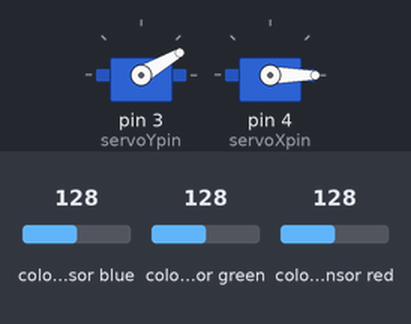
Simulated run of this sketch. Board: Arduino Uno, built with avr-gcc and run on an emulated ATmega328P. On the bench: 2 × servo. Wiring (inferred from the names in the program): TCS3200 colour sensor: output pin 5; S2 pin 7; S3 pin 6; S0 pin 9; S1 pin 8. Inputs (shaded band) come from the test bench; at power-on: colour sensor blue 128, colour sensor green 128, colour sensor red 128. Storage starts empty; what the sketch prints to the serial monitor is not drawn.

Above: at 0.1 s.
At 4.1 s:
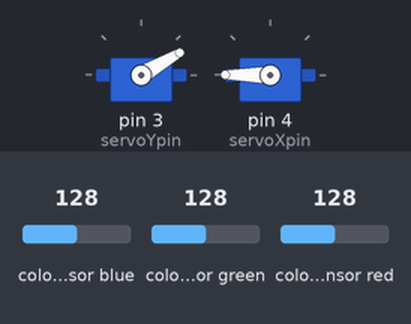
At 8.1 s:
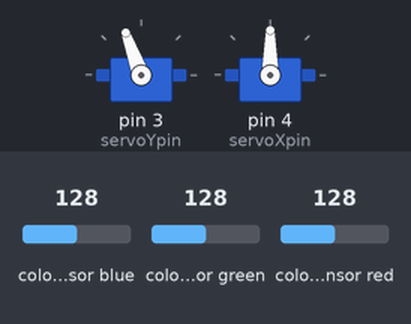
Timing chart, 0 to 9.6 s (numbered marks = the images above):
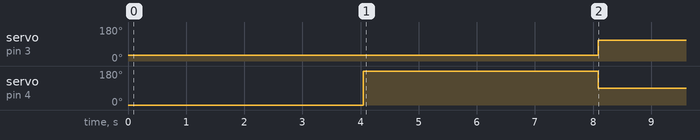

The sketch:

timer_v3.ino
```cpp
#include <SD.h>
#include <SPI.h>
#include <Servo.h>

#define s0 9
#define s1 8
#define s2 7
#define s3 6
#define out 5
#define servoYpin 3
#define servoXpin 4
#define CLK 13
#define MISO 12
#define MOSI 11
#define CS 10
#define NUMBER_OF_MEASUREMENTS 50
#define DEBUG 0

Servo servoX;
Servo servoY;

int _ready = 0;
int z = 0;


struct stats_t{
  float tab[NUMBER_OF_MEASUREMENTS][4];
  float sX[4] = {0,0,0,0};  //reads average
  float sigmum[4] = {0,0,0,0};  //sum (read - reads average)^2
  float variance[4] = {0,0,0,0};
  float sd[4] = {0,0,0,0}; //standard deviation
};

struct rgb_t{
  volatile float R;
  volatile float G;
  volatile float B;
  //float cct, cct2;  //CCT CCT2
};

struct scaled_t{
  float R_min_scaled;
  float G_min_scaled;
  float B_min_scaled;
  float L_min_scaled;
  float R_max_scaled;
  float G_max_scaled;
  float B_max_scaled;
  float L_max_scaled;
  float saturation_irradiance = 600000.0;  //czestotliwosc pracy fotodiody krzemowej dla s0 = HIGH, s1 = HIGH
};

struct reads_t{
  struct stats_t stats;
  struct scaled_t min_max;
  struct rgb_t rgb;
  volatile float kolor[4];
  volatile long duration;
};

void color(struct reads_t*);
void FREQ_to_RGB(struct reads_t*);
void convert_RGB_to_0_to_100_scale(struct reads_t*);
void RGB_to_HSL(struct reads_t*, float&, float&, float&);
void collect(struct reads_t*);
void statistical_processing(struct reads_t*);
void average(struct reads_t*);
void variance_deviation(struct reads_t*);
bool cleaning_data(struct reads_t*);
void scale(struct reads_t*, int*);
int servo_start_position();
void servo_scale_black();
void scale_black(struct reads_t*);
void choose_black(struct reads_t*);
void servo_scale_white();
void choose_white(struct reads_t*);
void sd_init();
void pattern_to_SD();

void setup(){
  Serial.begin(9600);
  pinMode(s0, OUTPUT);
  pinMode(s1, OUTPUT);
  pinMode(s2, OUTPUT);
  pinMode(s3, OUTPUT);
  pinMode(out, INPUT);
  pinMode(CS, OUTPUT);
  digitalWrite(s0, HIGH);  //czestotliwosc na wyjsciu:
  digitalWrite(s1, HIGH);  //100%
  servoY.attach(servoYpin);
  servoX.attach(servoXpin);
}

void loop(){
  struct reads_t whatreads;
  float Hue = 0, Saturation = 0;

  if(!_ready){
    scale(&whatreads, &_ready);
  }

  if(_ready){
    delay(800);
    servoY.detach();
    servoX.detach();
    delay(25);
    sd_init();
    pattern_to_SD();
  }

  while(1){
    color(&whatreads);
    FREQ_to_RGB(&whatreads);

//    Serial.print("R = "); Serial.print(whatreads.rgb.R);
//    Serial.print("G = "); Serial.print(whatreads.rgb.G);
//    Serial.print("B = "); Serial.println(whatreads.rgb.B);

  //  CIE_tristimulus(&whatreads);      // nie wiem
  //  Serial.print(whatreads.rgb.cct);  // czy tego
  //  Serial.println("K");              // potrzebuje

    float Luminance; //= map(whatreads.kolor[3], whatreads.min_max.L_min_scaled, whatreads.min_max.L_max_scaled, 0, 100);
 //   Luminance = constrain(whatreads.kolor[3], 0, 100);

    convert_RGB_to_0_to_100_scale(&whatreads);
    RGB_to_HSL(&whatreads, Hue, Saturation, Luminance);

    Serial.print("Hue: "); Serial.println(Hue*360);
    Serial.print("Saturation: "); Serial.println(Saturation);
    Serial.print("Luminance: "); Serial.println(Luminance);
  }
}

/********************************************************************
 *                      TCS 2300                                    *
 *  |s2  s3  | Fotodioda|     |s0  s1  | Czestotliwosc na wyjsciu|  *
 *  |--------+----------|     |--------+-------------------------|  *
 *  |0   0   | Czerwony |     |0   0   | wylaczenie zasilania    |  *
 *  |0   1   | Niebieski|     |0   1   | 2%                      |  *
 *  |1   0   | Czysta   |     |1   0   | 20%                     |  *
 *  |1   1   | Zielony  |     |1   1   | 100%                    |  *
 ********************************************************************/

void color(struct reads_t *r){
  digitalWrite(s2, LOW);           //R
  digitalWrite(s3, LOW);
  r->kolor[0] = pulseIn(out, LOW);
  r->kolor[0] = r->min_max.saturation_irradiance / r->kolor[0];

  digitalWrite(s2, HIGH);          //G
  digitalWrite(s3, HIGH);
  r->kolor[1] = pulseIn(out, LOW);
  r->kolor[1] = r->min_max.saturation_irradiance / r->kolor[1];

  digitalWrite(s2, LOW);           //B
  digitalWrite(s3, HIGH);
  r->kolor[2] = pulseIn(out, LOW);
  r->kolor[2] = r->min_max.saturation_irradiance / r->kolor[2];

  digitalWrite(s2, HIGH);          //C
  digitalWrite(s3, LOW);
  r->kolor[3] = pulseIn(out, LOW);
  r->kolor[3] = r->min_max.saturation_irradiance / r->kolor[3];

  delay(20);
}

void FREQ_to_RGB(struct reads_t *r){
  r->rgb.R = (r->kolor[0] - r->min_max.R_min_scaled) * (255 - 0) / (r->min_max.R_max_scaled - r->min_max.R_min_scaled) + 0;  //skalowanie do formatu RGB
  r->rgb.R = constrain(r->rgb.R, 0, 255);
  if(DEBUG==1){Serial.print("R = "); Serial.println(r->kolor[0]);}

  r->rgb.G = (r->kolor[1] - r->min_max.G_min_scaled) * (255 - 0) / (r->min_max.G_max_scaled - r->min_max.G_min_scaled) + 0;  //skalowanie do formatu RGB
  r->rgb.G = constrain(r->rgb.G, 0, 255);
  if(DEBUG==1){Serial.print("G = "); Serial.println(r->kolor[1]);}

  r->rgb.B = (r->kolor[2] - r->min_max.B_min_scaled) * (255 - 0) / (r->min_max.B_max_scaled - r->min_max.B_min_scaled) + 0;  //skalowanie do formatu RGB
  r->rgb.B = constrain(r->rgb.B, 0, 255);
  if(DEBUG==1){Serial.print("B = "); Serial.println(r->kolor[2]);}
}

void convert_RGB_to_0_to_100_scale(struct reads_t *r){
  r->rgb.R = (((float) r->kolor[0]) / 65536) * 100;
  r->rgb.G = (((float) r->kolor[1]) / 65536) * 100;
  r->rgb.B = (((float) r->kolor[2])/ 65536) * 100;
}

//void CIE_tristimulus(struct reads_t *r){
//
///************************ CIE_tristimulus_XYZ ********************/
//  const float X = (-0.14282 * r->rgb.R) + (1.54924 * r->rgb.G) + (-0.95641 * r->rgb.B);
//  const float Y = (-0.32466 * r->rgb.R) + (1.57837 * r->rgb.G) + (-0.73191 * r->rgb.B);
//  const float Z = (-0.68202 * r->rgb.R) + (0.77073 * r->rgb.G) + (0.56332 * r->rgb.B);
///*****************************************************************/
//
///********************** CHROMATICLY COORTINATES ******************/
//  const float x = X / (X + Y + Z);
//  const float y = Y / (X + Y + Z);
///*****************************************************************/
//
///************************ McCamy's Formula ***********************/
//  const float n = (x - 0.332) / (0.1858 - y);
//  r->rgb.cct = (449 * n * n * n) + (3525 * n * n) + (6823.3 * n) + 5520.33; //CCT [Kelvin] <- for 'absolute' black object
///*****************************************************************/
//
//  return;
//}

void RGB_to_HSL(struct reads_t *r, float& Hue, float& Saturation, float& Luminance){
  float fmin, fmax;
  fmax = max(max(r->rgb.R, r->rgb.G), r->rgb.B);
  fmin = min(min(r->rgb.R, r->rgb.G), r->rgb.B);

  Luminance = fmax;
  //Luminance = map(Luminance, r->min_max.L_min_scaled, r->min_max.L_max_scaled, 0, 100);
  //Luminance = constrain(r->kolor[3], 0, 100);
  if (fmax > 0)
    Saturation = (fmax - fmin) / fmax;
  else
    Saturation = 0;

  if (Saturation == 0)
    Hue = 0;
  else{
    if(fmax == r->rgb.R)
      Hue = (r->rgb.G - r->rgb.B) / (fmax - fmin);
    else if (fmax == r->rgb.G)
      Hue = 2 + (r->rgb.B - r->rgb.R) / (fmax - fmin);
    else
      Hue = 4 + (r->rgb.R - r->rgb.G) / (fmax - fmin);
    Hue = Hue / 6;
    if (Hue < 0) Hue += 1;
  }
}

void collect(struct reads_t *r){
  for(int i = 0; i < NUMBER_OF_MEASUREMENTS; ++i){
    color(r);
    for(int j = 0; j < 4; ++j){
      if(i < NUMBER_OF_MEASUREMENTS){
        r->stats.tab[i][j] = r->kolor[j];
      }
    }
  }
  statistical_processing(r);
}

void statistical_processing(struct reads_t *r){
  average(r);
  variance_deviation(r);
  if(cleaning_data(r))
    average(r);
}

void average(struct reads_t *r){
  for(int i = 0; i < 4; ++i){
    for(int j = 0; j < NUMBER_OF_MEASUREMENTS; ++j){
      if(r->stats.tab[j][i] != 0){
        r->stats.sX[i] += r->stats.tab[j][i];
      }
    }
    if(DEBUG==1){Serial.println();}
    r->stats.sX[i] /= NUMBER_OF_MEASUREMENTS;
    if(DEBUG==1){Serial.print("sX = "); Serial.println(r->stats.sX[i]);}
  }
}

void variance_deviation(struct reads_t *r){
  for(int i = 0; i < 4; ++i){
    for(int j = 0; j < NUMBER_OF_MEASUREMENTS; ++j){
      if(r->stats.tab[j][i] != 0){
        r->stats.variance[i] += ( (r->stats.tab[j][i] - r->stats.sX[i]) * (r->stats.tab[j][i] - r->stats.sX[i]) ) / NUMBER_OF_MEASUREMENTS;
      }
    }
    if(DEBUG==1){Serial.print("variance = "); Serial.println(r->stats.variance[i], 8);}
    r->stats.sd[i] = sqrt(r->stats.variance[i]);
    if(DEBUG==1){Serial.println(r->stats.sd[i], 8);}
  }

  for(int i = 0; i < 4; ++i){
    r->stats.variance[i] = 0;
  }
}

bool cleaning_data(struct reads_t *r){
  int flag = 0;
  for(int i = 0; i < 4; ++i){
    for(int j = 0; j < NUMBER_OF_MEASUREMENTS; ++j){
      if( r->stats.sX[i] - 2 * r->stats.sd[i] > r->stats.tab[j][i] || r->stats.sX[i] + 2 * r->stats.sd[i] < r->stats.tab[j][i] ){
        if(DEBUG==1){Serial.println("clearing...");}
        r->stats.tab[j][i] = 0;
        flag = 1;
      }
      if(flag)
        return true;
    }
  }
  return false;
}

void scale(struct reads_t *r, int *_ready){
  servo_scale_black();
  scale_black(r);
  delay(3000);
  servo_scale_white();
  scale_white(r);
  delay(3000);

  if(DEBUG==1){
      Serial.print("R_min = "); Serial.print(r->min_max.R_min_scaled, 8); Serial.print("   ");
      Serial.print("R_max = "); Serial.println(r->min_max.R_max_scaled, 8);
      Serial.print("G_min = "); Serial.print(r->min_max.G_min_scaled, 8); Serial.print("   ");
      Serial.print("G_max = "); Serial.println(r->min_max.G_max_scaled, 8);
      Serial.print("B_min = "); Serial.print(r->min_max.B_min_scaled, 8); Serial.print("   ");
      Serial.print("B_max = "); Serial.println(r->min_max.B_max_scaled, 8);
      Serial.print("L_min = "); Serial.print(r->min_max.L_min_scaled, 8); Serial.print("   ");
      Serial.print("L_max = "); Serial.println(r->min_max.L_max_scaled, 8);
  }
  *_ready = servo_start_position();
}

int servo_start_position(){
  servoX.write(90);
  servoY.write(110);
  return 1;
}

void servo_scale_black(){
  servoY.write(30);
  servoX.write(0);
}

void scale_black(struct reads_t *r){
  collect(r);
  choose_black(r);
}

void choose_black(struct reads_t *r){
  r->min_max.R_min_scaled = r->stats.sX[0];
  r->min_max.G_min_scaled = r->stats.sX[1];
  r->min_max.B_min_scaled = r->stats.sX[2];
  r->min_max.L_min_scaled = r->stats.sX[3];
}

void servo_scale_white(){
  servoX.write(180);
}

void scale_white(struct reads_t *r){
  collect(r);
  choose_white(r);
}

void choose_white(struct reads_t *r){
  r->min_max.R_max_scaled = r->stats.sX[0];
  r->min_max.G_max_scaled = r->stats.sX[1];
  r->min_max.B_max_scaled = r->stats.sX[2];
  r->min_max.L_max_scaled = r->stats.sX[3];
}

void sd_init(){
  if(!SD.begin(CS)){
    Serial.println("Nie znaleziono karty SD");
    return;
  }
  Serial.println("Znaleziono karte SD");
  return;
}

void pattern_to_SD(){
  File database;
  database = SD.open("database.txt", FILE_WRITE);
  if(database){
    Serial.print("Gotowy do działania");
  }
  else{
    Serial.print("Nie znaleziono bazy danych wzorcow");
  }
  database.close();
  return;
}
```

Measured:
- by itself, servo on pin 3 (servoYpin): 30° → 110° at 8.1 s
- by itself, servo on pin 4 (servoXpin): 0° → 180° at 4.0 s, → 90° 4.0 s later
